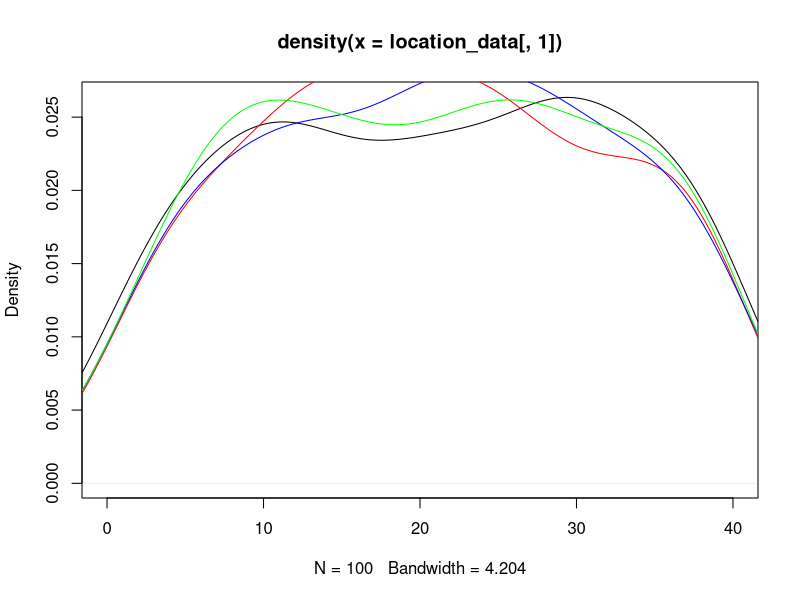
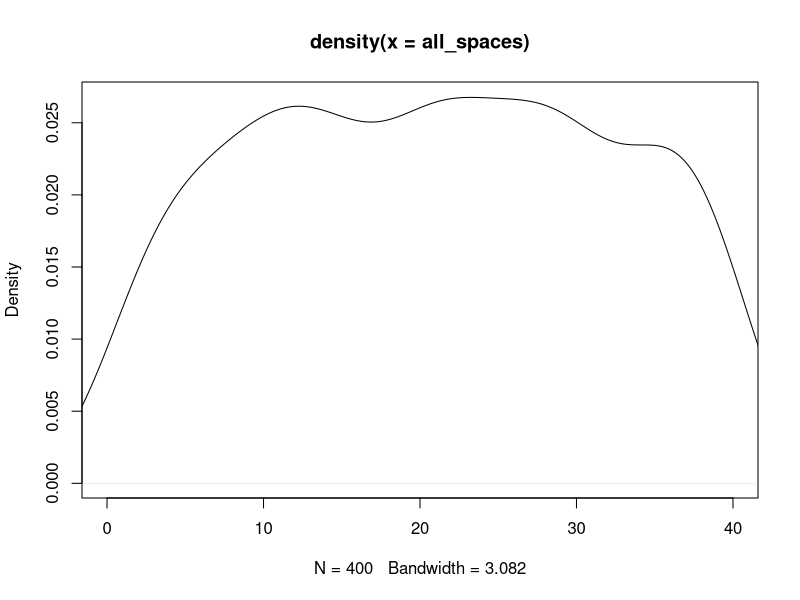
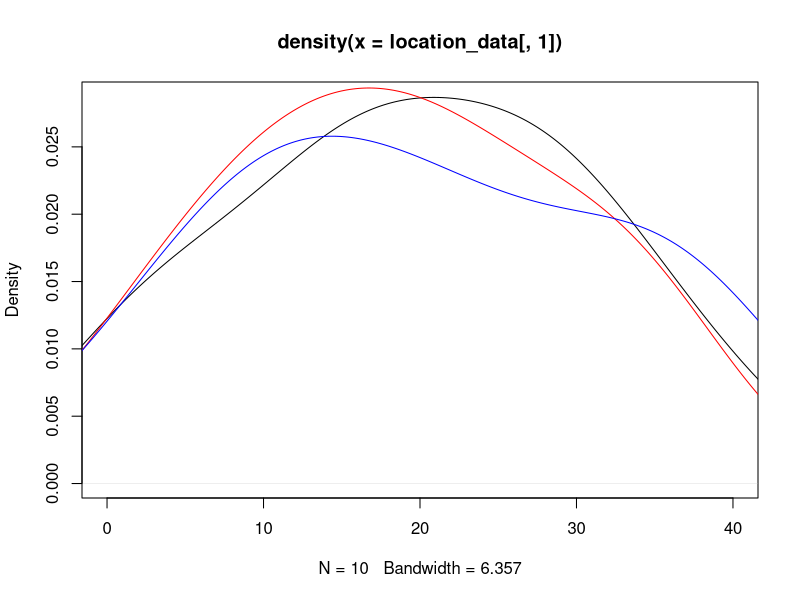
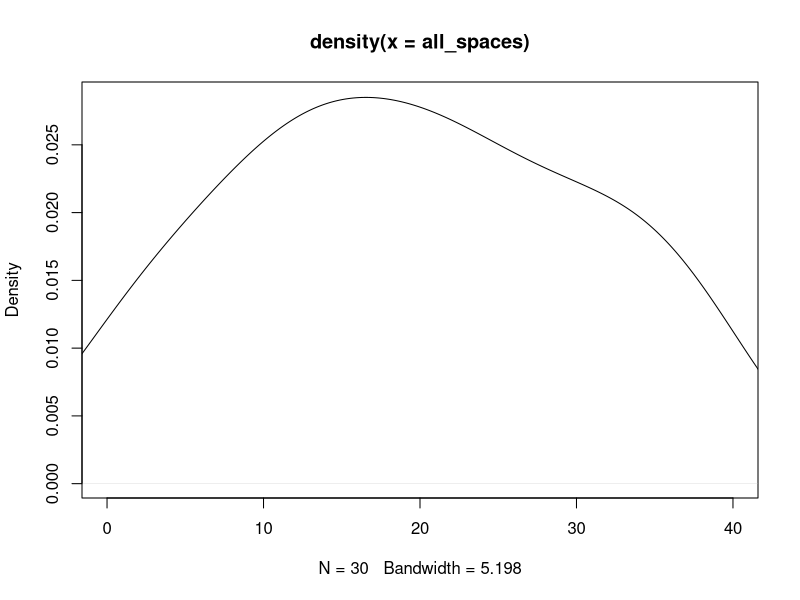

The R script that drew these images, in order: (Note: this script raises an error after producing the figures.)
## ---- chunk 1
knitr::opts_chunk$set(echo = TRUE)
## ---- chunk 2
#libraries
library(dplyr)
library(ggplot2)
## ---- chunk 3
#Kayleigh
##LET'S GET MOVING

monopolyBoard <- read.csv("MonopolyBoard.csv", header = T)
monopolyBoard

# Using dice rolls to determine where a player will land on the board
#input: "location"; a number 1-40; where the player is on the board
#output: the amount of spaces the player will move until they are on their new location

#note that this is only accounting for standard dice rolls, no special rules yet...

lets_move = function(location) {
  dice_roll_1 <- sample(1:6, 1, replace = TRUE)
  dice_roll_2 <- sample(1:6, 1, replace = TRUE)
  
  roll_total <- sum(dice_roll_1, dice_roll_2)
  roll_double <- dice_roll_1 == dice_roll_2
  
    location = location + roll_total
    
  if (location <= 40) {
    location = location
  } else {
    location = location - 40
  }
  
  space = monopolyBoard$name[monopolyBoard$spaces == location]
  
  print("You're moving forward...")
  print(roll_total)
  
  print("You're on space...")
  print(location)
  
  #print(space) #This prints out the name of the space that they land on. 
}

#testers
lets_move(1)
lets_move(25)
lets_move(38)
lets_move(40)



#A function to move players around the board and to play Monopoly!
#input: "turns"; the amount of turns we should take
#output: a player's new location on the board

lets_play = function(turns) {
  location = 1
  print("Starting Location: GO!")
  for (i in 1:turns) {
    location = lets_move(location)
  }
  print("You've landed on...")
  return(location)
}



lets_play(10) #tester #in this example if you look at a reference monopoly board and "walk" your way around the board with each move being the number in each output, you'll land on the space on the board corresponding to the final output (when counting "GO" as 1 and/or 40) 

#testers 
#"lets_move" and "lets_play" have both been edited to print out phrases for each roll and move to make it easier to determine how the player is moving. 
#"You're moving forward..." gives the player's roll
#"You're on space..." is the players position after 1 turn/"lets_move"
  # Later try to switch this print statement to the name of the spot that the player is on 
#"You've landed on..." gives the final location after running "lets_play" for "x" turns.
  # Later try to switch this print statement to the name of the spot that the player is on 

lets_play(3)
lets_play(10)

## ---- chunk 4
##DOUBLE DOWN

##WORK IN PROGRESS

#A function using dice rolls to determine how many spaces a player will move with the additional rules for "doubles" in Monopoly
#input: "location"; a number 1-40 where the player is on the board
#outut: the number of spaces the player will move on the board, with the special case of rolling three "doubles" and landing in jail
double_down = function(location) {
  dice_roll_1 <- sample(1:6, 1, replace = TRUE)
  dice_roll_2 <- sample(1:6, 1, replace = TRUE)
  
  roll_total <- sum(dice_roll_1, dice_roll_2)
  roll_double <- dice_roll_1 == dice_roll_2
  
  print("roll was")
  print(roll_total)
    
  if (roll_double) {
    
    dice_roll_3 <- sample(1:6, 1, replace = TRUE)
    dice_roll_4 <- sample(1:6, 1, replace = TRUE)
    
    roll_total_2 <- sum(dice_roll_3, dice_roll_4)
    roll_double_2 <- dice_roll_3 == dice_roll_4
    
    print("roll double was")
    print(roll_total_2)

    
    if (roll_double_2) {
      dice_roll_5 <- sample(1:6, 1, replace = TRUE)
      dice_roll_6 <- sample(1:6, 1, replace = TRUE)
      
      roll_total_3 <- sum(dice_roll_5, dice_roll_6)
      roll_double_3 <- dice_roll_5 == dice_roll_6
      
      print("roll double was")
      print(roll_total_3)
      
      if (roll_double_3) {
        location = 11 #Jail
        print("doubles, doubles, doubles")
        print("You're going to JAIL!")
        
      } else {
        location = location + roll_total + roll_total_2 + roll_total_3
        print("doubles, doubles, not doubles")
        print("You're moving forward...")
        print(roll_total + roll_total_2 + roll_total_3)
      }
    } else {
      location = location + roll_total + roll_total_2
      print("doubles, not doubles")
      print("You're moving forward...")
      print(roll_total+roll_total_2)
    }
  } else {
    location = location + roll_total
    print("no doubles")
    print("You're moving forward...")
    print(roll_total)
  }

    
  if (location <= 40) {
    location = location
  } else {
    location = location - 40
  }

  
  print("You're on space...")
  print(location)
}

double_down(1)
#text out in the function is kinda funky right but it's just to make sure its working right
#In final version switch all dice rolls to sample(1:6,...)

## ---- chunk 5
##CHANCE AND COMMUNITY CHEST CARDS
Card_Numbers <- c(1, 2, 3, 4, 5, 6, 7, 8, 9, 10, 11, 12, 13, 14, 15, 16)

Chance_Cards <- c("Advance to Boardwalk", "Advance to Go (Collect $200)", "Advance to Illinois Avenue. If you pass Go, collect $200", "Advance to St. Charles Place. If you pass Go, collect $200", "Advance to the nearest Railroad. If unowned, you may buy it from the Bank. If owned, pay owner twice the rental to which they are otherwise entitled", "Advance to the nearest Railroad. If unowned, you may buy it from the Bank. If owned, pay owner twice the rental to which they are otherwise entitled", "Advance token to nearest Utility. If unowned, you may buy it from the Bank. If owned, throw dice and pay owner a total ten times amount thrown", "Bank pays you dividend of $50", "Get Out of Jail Free", "Go Back 3 Spaces", "Go to Jail. Go directly to Jail, do not pass Go, do not collect $200", "Make general repairs on all your property. For each house pay $25. For each hotel pay $100", "Speeding fine $15", "Take a trip to Reading Railroad. If you pass Go, collect $200", "You have been elected Chairman of the Board. Pay each player $50", "Your building loan matures. Collect $150")

Chance <- data.frame(Chance_Cards, Card_Numbers)
Chance
##Chance cards to move a player to a new space:
  #1 -> Advance to Boardwalk (space 40)
  #2 -> Advance to Go (space 1)
  #3 -> Advance to Illinois Avenue (space 25)
  #4 -> Advance to St. Charles Place (space 12)
  #5 -> Advance to nearest Railroad (space(s) 6, 16, 26, 36)
  #6 -> Advance to nearest Railraod (space(s) 6, 16, 26, 36)
  #7 -> Advance to nearest Utility (space(s) 13, 29)
  #11 -> Go to Jail (space 11)
  #14 -> Take a trip to Reading Railroad (space 6)

Community_Chest_Cards <- c("Advance to Go (Collect $200)", "Bank error in your favor. Collect $200", "Doctor’s fee. Pay $50", "From sale of stock you get $50", "Get Out of Jail Free", "Go to Jail. Go directly to jail, do not pass Go, do not collect $200", "Holiday fund matures. Receive $100", "Income tax refund. Collect $20", "It is your birthday. Collect $10 from every player", "Life insurance matures. Collect $100", "Pay hospital fees of $100", "Pay school fees of $50", "Receive $25 consultancy fee", "You are assessed for street repair. $40 per house. $115 per hotel", "You have won second prize in a beauty contest. Collect $10", "You inherit $100")

Community_Chest <- data.frame(Community_Chest_Cards, Card_Numbers)
Community_Chest

##Community Chest Cards that move a player to a new space:
  #1 -> Advance to GO (space 1)
  #5 -> Go to Jail (space 11)

## ---- chunk 6
# heidi

#the function "who_goes_first" simulates the initial roll before the game begins in order to determine which player goes first
# input is a number of how many players are going to be playing
# output is the value of each players roll and the player that will start the game based on who had the highest roll
who_goes_first <- function(num_players){
  initial_rolls <- c()
  for (i in 1:num_players) {
    player_i_roll <- sum(sample(1:6, 2, replace=TRUE))
    initial_rolls <- c(initial_rolls, player_i_roll) # vector of every player's roll
    print(paste("Player", i, "rolled", player_i_roll))
  }
  cat("\n")
  if(sum(initial_rolls == max(initial_rolls)) >= 2){
    while (sum(initial_rolls == max(initial_rolls)) >= 2) { # if players tied for highest number
      tied_players <- which(initial_rolls==max(initial_rolls)) # identify which players tied
      print("It's a tie! Roll again")
      cat("\n")
      tie_breaker_rolls <- c()
      for (i in tied_players) { # tied players roll again
       player_i_roll2 <- sum(sample(1:6, 2, replace=TRUE))
       tie_breaker_rolls <- c(tie_breaker_rolls, player_i_roll2)
       print(paste("Player", i, "rolled", player_i_roll2))
      }
      initial_rolls <- tie_breaker_rolls
      highest_roll <- max(tie_breaker_rolls)
      highest_player2 <- tied_players[which(tie_breaker_rolls == highest_roll)]
    }
    cat("\n")
    print(paste("Player", highest_player2, "goes first!"))
  }
  else {
    highest_player <- which.max(initial_rolls) # who rolled the highest number
    print(paste("Player", highest_player, "goes first!"))
  }
}

who_goes_first(4) # test function

## ---- chunk 7
# Olivia
# Website for data: https://stat-jet-asu.github.io/Datasets/InstructorDescriptions/monopoly.html

monopolyBoard <- read.csv("MonopolyBoard.csv", header = T)
head(monopolyBoard)

# This section is for question number 2

# Kayleigh's lets_play function from above incorporating players and density plots
# uses lets_move function from above
# input: turns, # of turns to iterate through; players, number of players (2-4)
# output: density plot with a line for each player's frequency of spaces landed on 
# & density plot for the combined frequency of spaces landed on for all players

lets_play = function(turns, players) {
  location_data <- as.data.frame(matrix(nrow = turns, ncol = players))
  
for (j in 1:players) {
  location = 1
  
  for (i in 1:turns) {
    
    location = lets_move(location)
    location_data[i,j] <- location
    }
  }
  
  # creates density plot of frequency of landing on each space for each player
  plot(density(location_data[,1]), xlim = c(0,40), col = "black")
  
  colors <- c("red", "blue", "green")
  
  for (k in 2:players) {
  lines(density(location_data[,k]), col = colors[k-1]) # adds a density line for each player after the first
  }
  
  # creates density plot for total frequency landing on each space (all players spaces included)
  all_spaces <- as.vector(as.matrix(location_data))
  plot(density(all_spaces), xlim = c(0,40), col = "black")
}
lets_play(100, 4)

## ---- chunk 8
who_goes_first2 <- function(num_players){
  initial_rolls <- c()
  for (i in 1:num_players) {
    player_i_roll <- sum(sample(1:6, 2, replace=TRUE))
    initial_rolls <- c(initial_rolls, player_i_roll) # vector of every player's roll
#    print(paste("Player", i, "rolled", player_i_roll))
  }
  cat("\n")
  if(sum(initial_rolls == max(initial_rolls)) >= 2){
    while (sum(initial_rolls == max(initial_rolls)) >= 2) { # if players tied for highest number
      tied_players <- which(initial_rolls==max(initial_rolls)) # identify which players tied
#      print("It's a tie! Roll again")
#      cat("\n")
      tie_breaker_rolls <- c()
      for (i in tied_players) { # tied players roll again
       player_i_roll2 <- sum(sample(1:6, 2, replace=TRUE))
       tie_breaker_rolls <- c(tie_breaker_rolls, player_i_roll2)
#       print(paste("Player", i, "rolled", player_i_roll2))
      }
      initial_rolls <- tie_breaker_rolls
      highest_roll <- max(tie_breaker_rolls)
      highest_player2 <- tied_players[which(tie_breaker_rolls == highest_roll)]
    }
#    cat("\n")
#    print(paste("Player", highest_player2, "goes first!"))
  }
  else {
    highest_player <- which.max(initial_rolls) # who rolled the highest number
#    print(paste("Player", highest_player, "goes first!"))
#    return(highest_player)
  
    
  # creating player order
  player_order <- length(num_players)
  player_order[1] <- as.integer(highest_player)

 for (j in 2:num_players) {
    
  player_order[j] <- as.integer(player_order[j-1] + 1)
  if (player_order[j] > num_players) {
    player_order[j] <- 1
  }
 }
  print(player_order)
  }
  
  playerlist <- (list(highest_player, player_order))
  return(playerlist)
}

#who_goes_first2(4)

## ---- chunk 9
# Question number 3 -- including jail and double rolls

lets_move2 = function(location) {
  dice_roll_1 <- sample(1:6, 1, replace = TRUE)
  dice_roll_2 <- sample(1:6, 1, replace = TRUE)
  
  roll_total <- sum(dice_roll_1, dice_roll_2)
  roll_double <- dice_roll_1 == dice_roll_2
  
    location = location + roll_total # updates location to be previous location + roll total
    double3 = "false" # double3 is assigned "true" if the player double rolls 3x (as seen in if statement below), otherwise it is assigned "false" 
    
  # first double roll -> roll again
  if (roll_double == TRUE) {
    dice_roll_3 <- sample(1:6, 1, replace = TRUE)
    dice_roll_4 <- sample(1:6, 1, replace = TRUE)
    
    roll_total2 <- sum(dice_roll_3, dice_roll_4)
    roll_double2 <- dice_roll_3 == dice_roll_4
    
    location = location + roll_total2
    double3 = "false"
    
    # if player is at a location past 40, subtract 40 so they go back to the GO space at location "41"
    # this is included in each if statement below so that it applies if player has to roll again
    if (location <= 40) {
      location = location
    } else {
      location = location - 40
    }
     
      # second double roll -> roll again
      if (roll_double2 == TRUE) {
        dice_roll_5 <- sample(1:6, 1, replace = TRUE)
        dice_roll_6 <- sample(1:6, 1, replace = TRUE)
    
        roll_total3 <- sum(dice_roll_5, dice_roll_6)
        roll_double3 <- dice_roll_5 == dice_roll_6
    
        location = location + roll_total3
        double3 = "false"
        
        if (location <= 40) {
          location = location
        } else {
          location = location - 40
        }
        
        # third double roll -> go to jail
          if (roll_double3 == TRUE) {
            location = monopolyBoard$spaces[monopolyBoard$name == "Jail"]
            double3 = "true"
          }
      }
  }  
    
  if (location <= 40) {
    location = location
  } else {
    location = location - 40
  }
  
  listdata <- (list(location, double3)) # creates list for outputs "location" and "double3"
  # if you need to access location from this function, use lets_move2(location)[[1]]
  # if you need to access double3, use lets_move2(double3)[[2]]
  return(listdata)
  
}


# lets_play2 is currently set up to have each player go thru all their turns and then move onto the next player
# probably need to fix this for question 5

## ---- chunk 10

lets_play2 = function(turns, players) {
  
  
  location_data <- as.data.frame(matrix(nrow = turns, ncol = players)) # dataframe will keep data for locations of players for each turn
  double3data <- as.data.frame(matrix(nrow = turns, ncol = players)) # dataframe will say "true" if player double rolled 3x (which lands them in jail) and "false" if they didn't double roll 3x
  
    # puts players in order
    colnames(location_data) <- who_goes_first2(players)[[2]]
  
    location = 1 # each player starts at location 1
    location_data[1,] <- location
    double3 = 0 # initializing "double3" which will be later assigned a "true" or "false" based on if player double rolled 3x
  
    for (i in 2:turns) { # iterates through number of turns
      
        for (j in 1:players) { # rotates through each player
          
        location = lets_move2(location_data[i-1,j])[[1]] # takes location from lets_move2 function and assigns it to location
        location_data[i,j] <- as.integer(location) # puts location value into the dataframe of locations for each player
        double3data[i,j] <- lets_move2(double3)[[2]] # takes "true" or "false" value from double3 and adds it to double3data dataframe
        
      # deals with landing in jail from "go to jail" space and staying there for next 3 turns
      if (31 %in% location_data[i-1,j]) { # if you landed on 31 in the last turn (i-1 turn), you go to jail (space 11) for the ith turn
        location <- 11
        location_data[i,j] <- as.integer(location) # new location is 11
      } else if (11 %in% location_data[i-1,j] & 31 %in% location_data[i-2,j]) { # if you were on space 11 last turn AND you were on space 31 2 turns ago, you stay in jail (space 11) for turn i
        location <- 11
        location_data[i,j] <- as.integer(location)  
      } else if (11 %in% location_data[i-2,j] & 31 %in% location_data[i-3,j]) {
        location <- 11
        location_data[i,j] <- as.integer(location)
      }
        
      # landing in jail from 3x double roll and staying there for next 3 turns
      if (11 %in% location_data[i,j] & "true" %in% double3data[i-1,j]) { # if player's location is 11 (jail) and double3data is"true" (player double rolled 3x), player stays in jail. all 3 if/else if statements keep player in jail for the next 3 turns
        location <- 11
        location_data[i,j] <- as.integer(location)
      } else if (11 %in% location_data[i-1,j] & "true" %in% double3data[i-2,j]) { # 
        location <- 11
        location_data[i,j] <- as.integer(location)
      } else if (11 %in% location_data[i-2,j] & "true" %in% double3data[i-3,j]) {
        location <- 11
        location_data[i,j] <- as.integer(location)
      }
        
    }
  }
  print(location_data)
  
  # creates density plot of frequency of landing on each space for each player
  plot(density(location_data[,1]), xlim = c(0,40), col = "black")
  
  colors <- c("red", "blue", "green")
  
  for (k in 2:players) {
    lines(density(location_data[,k]), col = colors[k-1]) # adds a density line for each player after the first
  }
  
  # creates density plot for total frequency landing on each space (all players spaces included)
  all_spaces <- as.vector(as.matrix(location_data))
  plot(density(all_spaces), xlim = c(0,40), col = "black")
  
}
 
lets_play2(10, 3)

location_data

# how should we go about recording spaces landed on when double rolls occur?

## ---- chunk 11

# Figure out how to have players pay and recieve money from landing on chance and community chest spaces


## ---- chunk 12
#4 - Kayleigh and Maddie 
#Chance - spaces 8, 23, 37
#Community Chest - spaces 3, 18, 34
Chance

Drawing_Chance = function(location) {
  location = location
  draw_card <- sample(1:16, 1, replace = TRUE)
  player_card <- Chance$Chance_Cards[draw_card]
  print(player_card)

  
      if(draw_card == 1) {
        location = 1
      }
      
      if(draw_card == 2) {
        location = 1
      }
      
      if(draw_card == 3) {
        location = 25
      }
  
      if(draw_card == 4){
        location = 12
      }
    
      if(draw_card == 5){
        if(location >= 37 && location <= 5){
              location = 6
            } else {
              if (location >= 6 && location <= 15){
                location = 16
              } else {
                if(location >= 16 && location <= 25){
                  location = 26
                } else {
                  location = 36
                }
              }
            }
    }
  
    if(draw_card == 6){
        if(location >= 37 && location <= 5){
              location = 6
            } else {
              if (location >= 6 && location <= 15){
                location = 16
              } else {
                if(location >= 16 && location <= 25){
                  location = 26
                } else {
                  location = 36
                }
              }
            }
    }
  
    if(draw_card == 7){
        if(location >= 29 && location <= 12){
              location = 13
            } else {
              location = 29
    }
  }
  
    if(draw_card == 11) {
      location = 11
    }
  
    if(draw_card == 14) {
      location = 6
    }
  
    if(draw_card == 10) {
      location = location - 3
    }
  
    location = location
    return(location)
}

Drawing_Chance(8)
Drawing_Chance(23)
Drawing_Chance(37)

Drawing_Community_Chest = function(location) {
  location = location
  draw_card_chest <- sample(1:16, 1, replace = TRUE)
  player_card_chest <- Community_Chest$Community_Chest_Cards[draw_card_chest]
  print(player_card_chest)
  print(location)
  
  if (draw_card_chest == 1) {
    location = 1
  } else {
    if (draw_card_chest == 6) {
    location = 11
    } else {
      location = location
    }
  
  }
  
  location = location 
  return(location)
}

Drawing_Community_Chest(3)
Drawing_Community_Chest(18)
Drawing_Community_Chest(34)

lets_move3 = function(location) {
  dice_roll_1 <- sample(1:6, 1, replace = TRUE)
  dice_roll_2 <- sample(1:6, 1, replace = TRUE)
  
  roll_total <- sum(dice_roll_1, dice_roll_2)
  roll_double <- dice_roll_1 == dice_roll_2
  
    location = location + roll_total
    double3 = "false"
  
  print("your roll total is...")
  print(roll_total)

  if (location <= 40) {
      location = location
  } else {
      location = location - 40
  }
   
  print("your location is...")
  print(location)
  
  if(location == 8 || location == 23 || location == 27) {
    location = Drawing_Chance(location)
    print("your location is...")
    print(location)
  }
  
  if(location == 3 || location == 18 || location == 34) {
    location = Drawing_Community_Chest(location)
    print("your location is...")
    print(location)
  }
    
  # first double roll -> roll again
  if (roll_double == TRUE) {
    dice_roll_3 <- sample(1:6, 1, replace = TRUE)
    dice_roll_4 <- sample(1:6, 1, replace = TRUE)
    
    roll_total2 <- sum(dice_roll_3, dice_roll_4)
    roll_double2 <- dice_roll_3 == dice_roll_4
    
    location = location + roll_total2
    double3 = "false"
    print("1 double")
    
    if (location <= 40) {
      location = location
    } else {
      location = location - 40
    }
    
    
    if(location == 8 || location == 23 || location == 27) {
    location = Drawing_Chance(location)
    }
  
  if(location == 3 || location == 18 || location == 34) {
    location = Drawing_Community_Chest(location)
    }
     
      # second double roll -> roll again
      if (roll_double2 == TRUE) {
        dice_roll_5 <- sample(1:6, 1, replace = TRUE)
        dice_roll_6 <- sample(1:6, 1, replace = TRUE)
    
        roll_total3 <- sum(dice_roll_5, dice_roll_6)
        roll_double3 <- dice_roll_5 == dice_roll_6
    
        location = location + roll_total3
        double3 = "false"
        print("2 doubles")
        
        if (location <= 40) {
          location = location
        } else {
          location = location - 40
        }
        
        if(location == 8 || location == 23 || location == 27) {
          location = Drawing_Chance(location)
        }
  
        if(location == 3 || location == 18 || location == 34) {
          location = Drawing_Community_Chest(location)
         
        }
        
        # third double roll -> go to jail
          if (roll_double3 == TRUE) {
            location = monopolyBoard$spaces[monopolyBoard$name == "Jail"]
            double3 = "true"
            print("three doubles")
          }
      }
  }  
   
  location = location 
  
  print("your location is...")
  print(location)
  listdata <- (list(location, double3))
  return(listdata)
  
}

lets_move3(1)

lets_play3 = function(turns, players) {
  
  location_data <- as.data.frame(matrix(nrow = turns, ncol = players))
  double3data <- as.data.frame(matrix(nrow = turns, ncol = players))
  
  for (j in 1:players) {
    location = 1
    double3 = 0
  
    for (i in 1:turns) {
      
        location = lets_move2(location)[[1]]
        location_data[i,j] <- as.integer(location)
        double3data[i,j] <- lets_move3(double3)[[2]]
        
      # deals with landing in jail from "go to jail" space and staying there for next 3 turns
      if (31 %in% location_data[i-1,j]) { # if you land on 31 (go to jail), next location is in jail (space 11)
        location <- 11
        location_data[i,j] <- as.integer(location)
      } else if (11 %in% location_data[i-1,j] & 31 %in% location_data[i-2,j]) {
        location <- 11
        location_data[i,j] <- as.integer(location)
      } else if (11 %in% location_data[i-2,j] & 31 %in% location_data[i-3,j]) {
        location <- 11
        location_data[i,j] <- as.integer(location)
      }
        
      # landing in jail from 3x double roll and staying there for next 3 turns
      if (11 %in% location_data[i,j] & "true" %in% double3data[i-1,j]) { # "true" means player double rolled 3x -> jail
        location <- 11
        location_data[i,j] <- as.integer(location)
      } else if (11 %in% location_data[i-1,j] & "true" %in% double3data[i-2,j]) { # 
        location <- 11
        location_data[i,j] <- as.integer(location)
      } else if (11 %in% location_data[i-2,j] & "true" %in% double3data[i-3,j]) {
        location <- 11
        location_data[i,j] <- as.integer(location)
      }
        
    }
  }
  #print(location_data)
  
  # creates density plot of frequency of landing on each space for each player
  plot(density(location_data[,1]), xlim = c(0,40), col = "black")
  plot(location_data[,1], xlim= c(0,40), col="black", type="h", xlab="Spaces", ylab="Frequency", main="Frequency of Landing on Each Space for Each Player")
  
  colors <- c("red", "blue", "green")
  
  for (k in 2:players) {
    lines(density(location_data[,k]), col = colors[k-1]) # adds a density line for each player after the first
  }
  
  # creates density plot for total frequency landing on each space (all players spaces included)
  all_spaces <- as.vector(as.matrix(location_data))
  plot(density(all_spaces), xlim = c(0,40), col = "black")
  
}
## ---- chunk 13

#use lets_move2 for freq plot

 
## ---- chunk 14
#hello
dice_roll <- sum(sample(1:6, 2, replace = TRUE))
dice_roll

#Need to figure out how to exchange money between players
Chance_Money <- function(money){
  money = money
  draw_card <- sample(1:16, 1, replace = TRUE)
  player_card <- Chance$Chance_Cards[draw_card]
  print(player_card)
  
  if(draw_card == 2){
    money = money + 200
  }
  
  if(draw_card == 8){
    money = money + 50
  }
  
  if(draw_card == 12){
    if(properties == 5){
      money = money - 125
    }
    if(properties == 6){
      money = money - 150
    }
  }
  
  if(draw_card == 13){
    money = money - 15
  }
  
  if(draw_card == 16){
    money = money + 150
  }
}

#Need to figure out how to exchange money between players
Community_Chest_Money <- function(money){
  money = money
  draw_card <- sample(1:16, 1, replace = TRUE)
  player_card <- Community_Chest$Community_Chest_Cards[draw_card]
  print(player_card)
  
  if(draw_card == 1){
    money = money + 200
  }
  
  if(draw_card == 2){
    money = money + 200
  }
  
  if(draw_card == 3){
    money = money - 50
  }
  
  if(draw_card == 4){
    money = money + 50
  }
  
  if(draw_card == 7){
    money = money + 100
  }
  
  if(draw_card == 8){
    money = money + 20
  }
  
  if(draw_card == 10){
    money = money + 100
  }
  
  if(draw_card == 11){
    money = money - 100
  }
  
  if(draw_card == 12){
    money = money - 50
  }
  
  if(draw_card == 13){
    money = money + 25
  }
  
  if(draw_card == 15){
    money = money + 10
  }
  
  if(draw_card == 16){
    money = money + 100
  }
}

Chance
Community_Chest
## ---- chunk 15
Players <- c("Player 1", "Player 2", "Player 3", "Player 4")
Player_Bank <- c("1250", "1250", "1250", "1250")

The_Players <- data.frame(Players, Player_Bank)
The_Players

monopolyBoard

Property <- c("Mediterranean", "Baltic", "Reading Railroad", "Oriental", "Vermot", "Connecticut", "St. Charles", "Electric Company", "States", "Virginia", "Pennsylvania Railroad", "St. James", "Tennessee", "New York", "Kentucky", "Indiana", "Illinios", "B&O Railroad", "Atlantic", "Ventnor", "Water Works", "Marvin Gardens", "Pacific", "N. Carolina", "Pennsylvania", "Short Line Railroad", "Park Place", "Boardwalk")
Property_Status <- c("Unowned", "Unowned", "Unowned", "Unowned", "Unowned", "Unowned", "Unowned", "Unowned", "Unowned", "Unowned", "Unowned", "Unowned", "Unowned", "Unowned", "Unowned", "Unowned", "Unowned", "Unowned", "Unowned", "Unowned", "Unowned", "Unowned", "Unowned", "Unowned", "Unowned", "Unowned", "Unowned", "Unowned")

The_Properties <- data.frame(Property, Property_Status)
The_Properties

## ---- chunk 16
library(tidyverse)
assigning_properties <- function( ){
  smpl <- sample(1:28, 28, replace = FALSE)
  smpl
  property_order <- data.frame(smpl)
  property_order
}

Owned_Spaces <- sample(1:28, 28, replace = FALSE)
Owned_Spaces
Players <- c("Player 1", "Player 2", "Player 3", "Player 4")
Player_Bank <- c("1250", "1250", "1250", "1250")

The_Players <- data.frame(Players, Player_Bank)
The_Players

The_Players_Owned <- data.frame(Players, Owned_Spaces)
The_Players_Owned <- The_Players_Owned %>% pivot_wider(names_from = Players, values_from = Owned_Spaces)
The_Players_Owned[[1]]
The_Players_Owned[[2]]
The_Players_Owned[[3]]


lets_play3 = function(turns, players) {
  
  location_data <- as.data.frame(matrix(nrow = turns, ncol = players))
  double3data <- as.data.frame(matrix(nrow = turns, ncol = players))
  
  for (j in 1:players) {
    location = 1
    double3 = 0
    
    
    for (i in 1:turns) {
      
        location = lets_move2(location)[[1]]
        location_data[i,j] <- as.integer(location)
        double3data[i,j] <- lets_move3(double3)[[2]]
        
      # deals with landing in jail from "go to jail" space and staying there for next 3 turns
      if (31 %in% location_data[i-1,j]) { # if you land on 31 (go to jail), next location is in jail (space 11)
        location <- 11
        location_data[i,j] <- as.integer(location)
      } else if (11 %in% location_data[i-1,j] & 31 %in% location_data[i-2,j]) {
        location <- 11
        location_data[i,j] <- as.integer(location)
      } else if (11 %in% location_data[i-2,j] & 31 %in% location_data[i-3,j]) {
        location <- 11
        location_data[i,j] <- as.integer(location)
      }
        
      # landing in jail from 3x double roll and staying there for next 3 turns
      if (11 %in% location_data[i,j] & "true" %in% double3data[i-1,j]) { # "true" means player double rolled 3x -> jail
        location <- 11
        location_data[i,j] <- as.integer(location)
      } else if (11 %in% location_data[i-1,j] & "true" %in% double3data[i-2,j]) { # 
        location <- 11
        location_data[i,j] <- as.integer(location)
      } else if (11 %in% location_data[i-2,j] & "true" %in% double3data[i-3,j]) {
        location <- 11
        location_data[i,j] <- as.integer(location)
      }
        
    }
  }
  #print(location_data)
  
  # creates density plot of frequency of landing on each space for each player
  plot(density(location_data[,1]), xlim = c(0,40), col = "black")
  
  colors <- c("red", "blue", "green")
  
  for (k in 2:players) {
    lines(density(location_data[,k]), col = colors[k-1]) # adds a density line for each player after the first
  }
  
  # creates density plot for total frequency landing on each space (all players spaces included)
  all_spaces <- as.vector(as.matrix(location_data))
  plot(density(all_spaces), xlim = c(0,40), col = "black")
  
}
## ---- chunk 17
Players <- c("Player 1", "Player 2", "Player 3", "Player 4")
Player_Bank <- c(1250, 1250, 1250, 1250)
The_Players <- data.frame(Players, Player_Bank)

Property <- c("Mediterranean", "Baltic", "Reading Railroad", "Oriental", "Vermot", "Connecticut", "St. Charles", "Electric Company", "States", "Virginia", "Pennsylvania Railroad", "St. James", "Tennessee", "New York", "Kentucky", "Indiana", "Illinios", "B&O Railroad", "Atlantic", "Ventnor", "Water Works", "Marvin Gardens", "Pacific", "N. Carolina", "Pennsylvania", "Short Line Railroad", "Park Place", "Boardwalk")
Owned_By_Player <- sample(1:4, 28, replace = TRUE)
Space <- c(2, 4, 6, 7, 9, 10, 12, 13, 14, 15, 16, 17, 19, 20, 22, 24, 25, 26, 27, 28, 29, 30, 32, 33, 35, 36, 38, 40)
Property_Statuses <- data.frame(Property, Space, Owned_By_Player)


Updating_Player_Bank <- function(location) {
  if(location == 2 || location == 4 || location == 6 || location == 7 || location == 9 || location == 10 || location == 12 || location == 13 || location == 14 || location == 15 || location == 16 || location == 17 || location == 19 || location == 20 || location == 22 || location == 24 || location == 25 || location == 26 || location == 27 || location == 28 || location == 29 || location == 30 || location == 32 || location == 33 || location == 35 || location == 36 || location == 38 || location == 40){
    location = location
    spot <- which(Property_Statuses$Space == location)
    cost <- which(monopolyBoard$spaces == location)
    player <- Property_Statuses$Owned_By_Player[spot]
    The_Players$Player_Bank[player] <- The_Players$Player_Bank[player] - monopolyBoard$cost[cost]
    The_Players$Player_Bank[player]
  }
}
